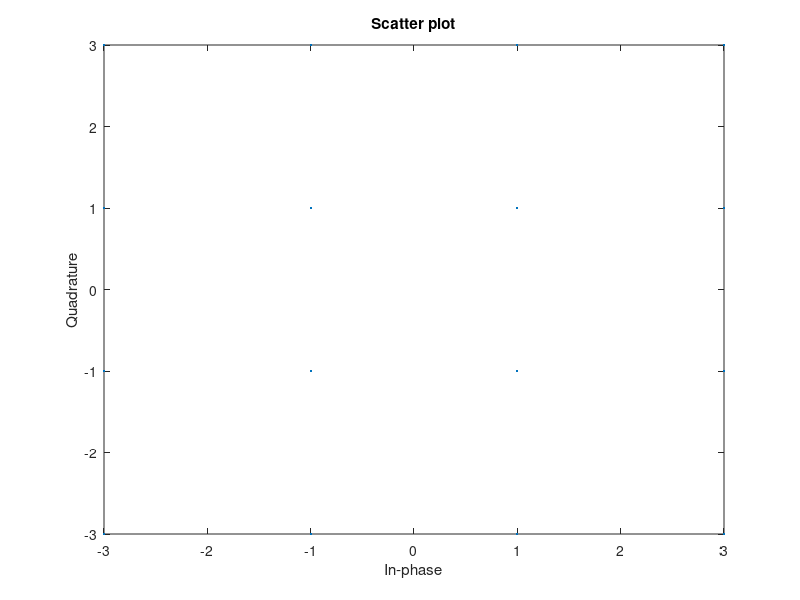
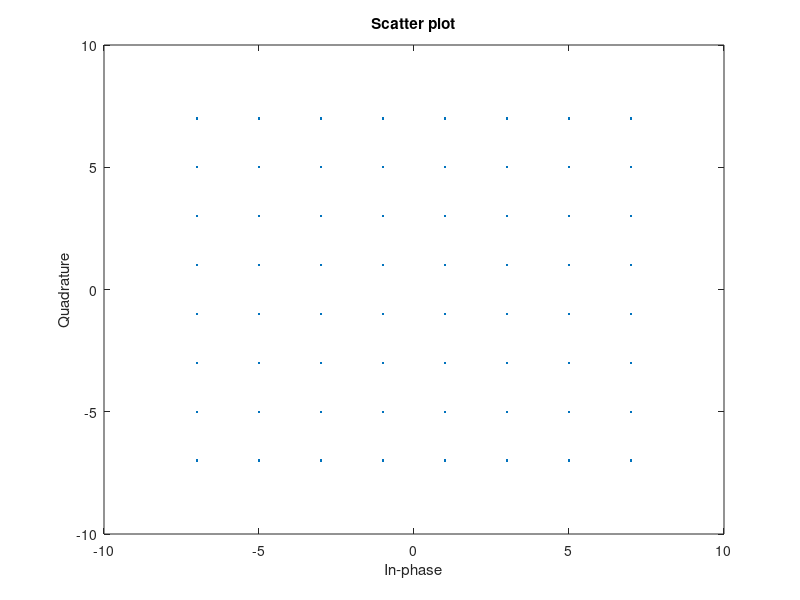
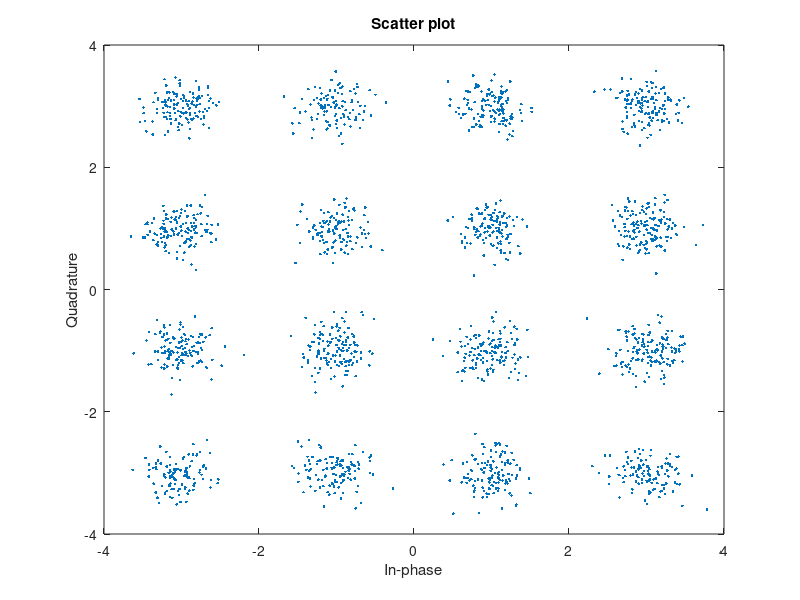
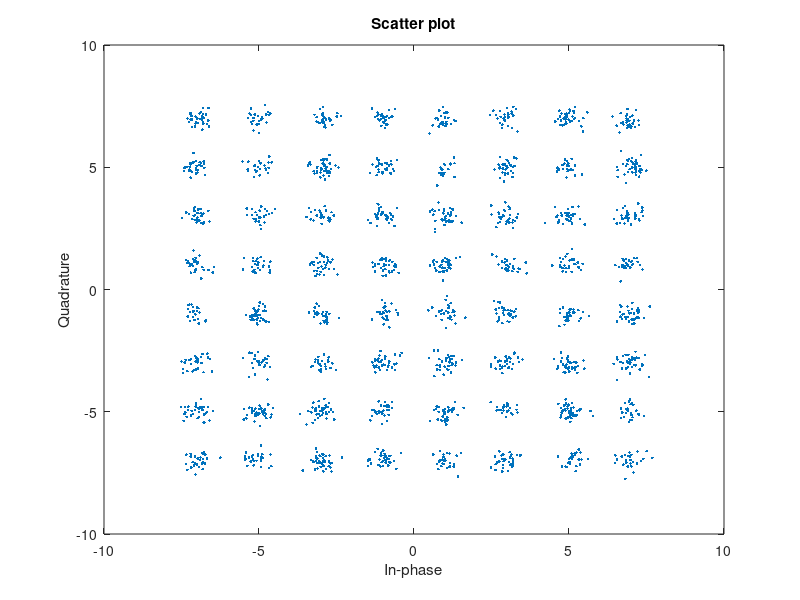

MATLAB code for these plots, in order:
clc;clear all;close all;
nsymbol=2048;%表示一共有多少个符号，这里定义100000个符号
M=16;%M表示QAM调制的阶数,表示16QAM，16QAM采用格雷映射(所有星座点图均采用格雷映射)
N=64;
graycode=[0 1 3 2 4 5 7 6 12 13 15 14 8 9 11 10];%格雷映射编码规则
graycode1=[0 1 3 2 6 7 5 4 8 9 11 10 14 15 13 12 24 25 27 26 30 31 29 28 16 17 19 18 22 23 21 20 48 49 51 50 54 55 53 52 56 57 59 58 62 63 61 60 40 41 43 42 46 47 45 44 32 33 35 34 38 39 37 36];%格雷映射十进制的表示
EsN0=5:20;%信噪比范围
snr1=10.^(EsN0/10);%将db转换为线性值
msg=randi([0,M-1],1,nsymbol);%0到15之间随机产生一个数,数的个数为：1乘nsymbol，得到原始数据
msg1=graycode(msg+1);%对数据进行格雷映射
msgmod=qammod(msg1,M);%调用matlab中的qammod函数，16QAM调制方式的调用(输入0到15的数，M表示QAM调制的阶数)得到调制后符号

scatterplot(msgmod);%调用matlab中的scatterplot函数,画星座点图
spow=norm(msgmod).^2/nsymbol;%取a+bj的模.^2得到功率除整个符号得到每个符号的平均功率
%64QAM
nsg=randi([0,N-1],1,nsymbol);
nsg1=graycode1(nsg+1);
nsgmod=qammod(nsg1,N);
scatterplot(nsgmod);%调用matlab中的scatterplot函数,画星座点图
spow1=norm(nsgmod).^2/nsymbol;

for i=1:length(EsN0)
    sigma=sqrt(spow/(2*snr1(i)));%16QAM根据符号功率求出噪声的功率
    sigma1=sqrt(spow1/(2*snr1(i)));%64QAM根据符号功率求出噪声的功率
    rx=msgmod+sigma*(randn(1,length(msgmod))+1i*randn(1,length(msgmod)));%16QAM混入高斯加性白噪声
    rx1=nsgmod+sigma*(randn(1,length(nsgmod))+1i*randn(1,length(nsgmod)));%64QAM混入高斯加性白噪声
    y=qamdemod(rx,M);%16QAM的解调
   y1=qamdemod(rx1,N);%64QAM的解调
   decmsg=graycode(y+1);%16QAM接收端格雷逆映射，返回译码出来的信息，十进制
   decnsg=graycode1(y1+1);%64QAM接收端格雷逆映射
   [err1,ber(i)]=biterr(msg,decmsg,log2(M));%g一个符号四个比特，比较发送端信号msg和解调信号decmsg转换为二进制，ber(i)错误的比特率
   [err2,ser(i)]=symerr(msg,decmsg);%16QAM求实际误码率
   [err1,ber1(i)]=biterr(nsg,decnsg,log2(N));
   [err2,ser1(i)]=symerr(nsg,decnsg);%64QAM求实际误码率
end
%16QAM
scatterplot(rx);%调用matlab中的scatterplot函数,画rx星座点图
p = 2*(1-1/sqrt(M))*qfunc(sqrt(3*snr1/(M-1)));
ser_theory=1-(1-p).^2;%16QAM理论误码率
ber_theory=1/log2(M)*ser_theory;

%64QAM
scatterplot(rx1);
p1=2*(1-1/sqrt(N))*qfunc(sqrt(3*snr1/(N-1)));
ser1_theory=1-(1-p1).^2;%64QAM理论误码率
ber1_theory=1/log2(N)*ser1_theory;%得到误比特率

%绘图
figure()
semilogy(EsN0,ber,"o", EsN0, ser, "*",EsN0, ser_theory, "-", EsN0, ber_theory, "-");
title("16-QAM载波调制信号在AWGN信道下的误比特率性能")
xlabel("EsN0");
ylabel("误比特率和误符号率");
legend("误比特率", "误符号率","理论误符号率","理论误比特率");
%阶数不同,16和64QAM调制信号在AWGN信道的性能比较
figure()
semilogy(EsN0,ser_theory,'o',EsN0,ser1_theory,'o');%ber ser比特仿真值 ser1理论误码率 ber1理论误比特率
title('16和64QAM调制信号在AWGN信道的性能比较');grid;
xlabel('Es/N0(dB)');%性躁比
ylabel('误码率');%误码率
legend('16QAM理论误码率','64QAM理论误码率');